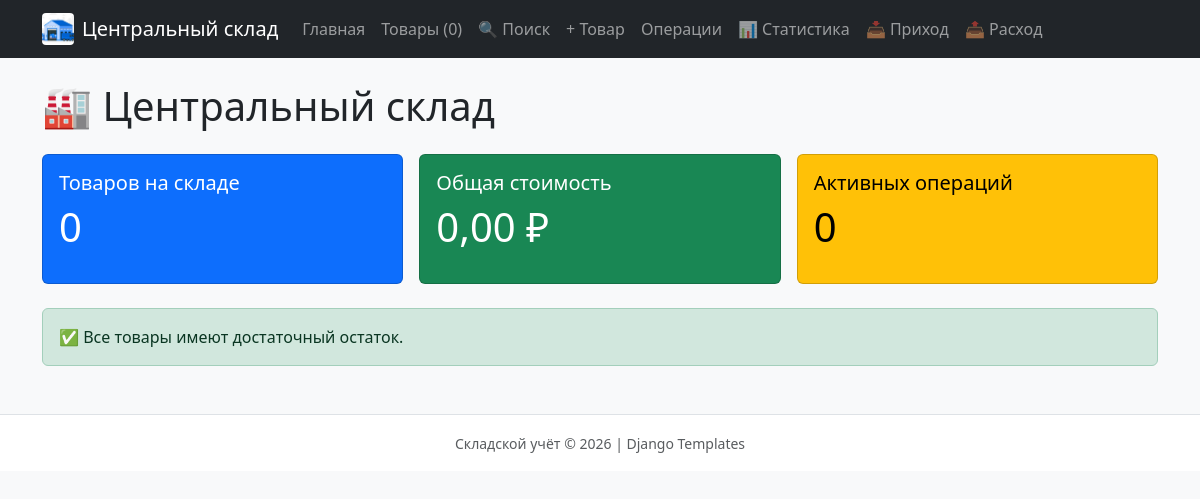
The app's page /, older data.
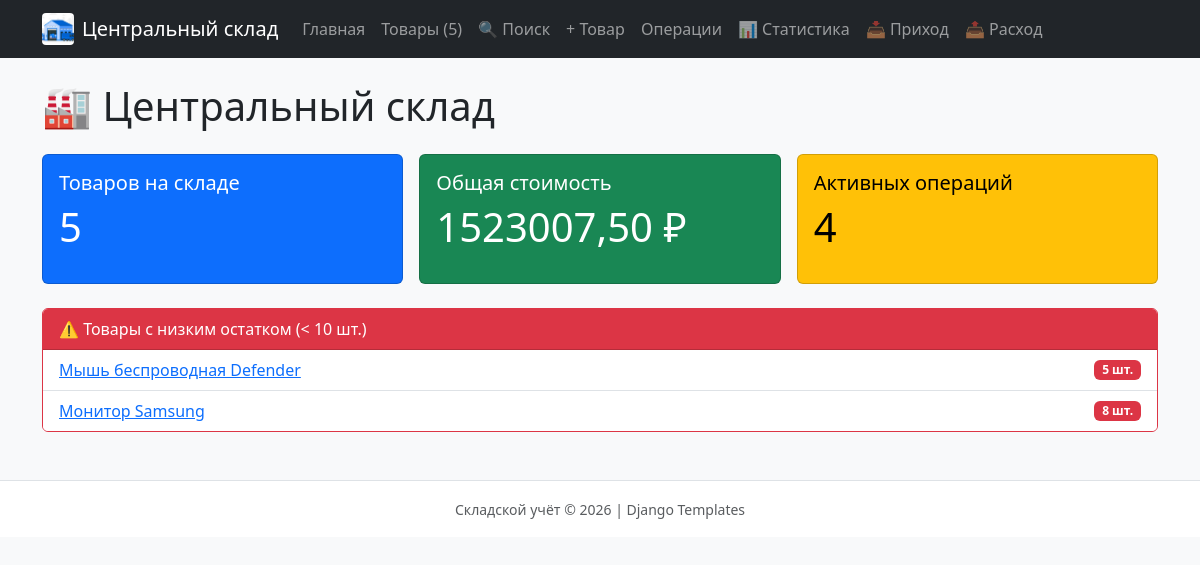
The same page, newer data.
### products/models.py (models this page shows, shortened)
class Product(models.Model):
    name = models.CharField("Название", max_length=200)
    article = models.CharField("Артикул", max_length=50, unique=True)
    category = models.CharField("Категория", max_length=100)
    unit = models.CharField("Единица измерения", max_length=20, default="шт.")
    price = models.DecimalField(
        "Цена за единицу", max_digits=12, decimal_places=2, default=Decimal("0.00")
    )
    stock = models.PositiveIntegerField("Остаток", default=0, help_text="Текущее количество единиц на складе.")
    slug = models.SlugField("URL-идентификатор", max_length=220, blank=True, unique=True)
    total_value = models.GeneratedField(
        expression=F("price") * F("stock"),
        output_field=DecimalField(max_digits=16, decimal_places=2),
        db_persist=True,
        verbose_name="Стоимость остатка",
    )
    objects = ProductQuerySet.as_manager()
    class Meta:
        ordering = ["name"]
        verbose_name = "Товар"
        verbose_name_plural = "Товары"
    def get_absolute_url(self) -> str:
        return reverse("products:product_detail_slug", kwargs={"slug": self.slug})

### homepage/views.py (the view)
# urls.py: path("", views.index, name="index"),
def index(request) -> HttpResponse:
    low_stock = (
        Product.objects.filter(stock__lt=LOW_STOCK_THRESHOLD).order_by("stock", "name")[:10]
    )
    context = {
        "summary": Product.objects.summary(),
        "low_stock_products": low_stock,
        "active_operations_count": Operation.objects.active().count(),
    }
    return render(request, "homepage/index.html", context)

### homepage/context_processors.py (called while the page is built)
def warehouse_context(request):
    return {
        "WAREHOUSE_NAME": "Центральный склад",
        "LOW_STOCK_THRESHOLD": LOW_STOCK_THRESHOLD,
        "products_count": Product.objects.count(),
        "low_stock_count": Product.objects.filter(
            stock__lt=LOW_STOCK_THRESHOLD
        ).count(),
    }

### operations/models.py (called while the page is built)
    def active(self):
        return self.filter(status=OperationStatus.ACTIVE)

### products/models.py (called while the page is built)
    def summary(self) -> dict:
        return self.aggregate(
            total_value=Sum(
                F("price") * F("stock"),
                output_field=DecimalField(max_digits=16, decimal_places=2),
            ),
            total_products=Count("id"),
            total_units=Sum("stock"),
        )

### homepage/templates/homepage/index.html (shortened to what this page needs)
{% extends "base.html" %}
{% block content %}
<h1 class="mb-4">🏭 {{ WAREHOUSE_NAME }}</h1>
<div class="row g-3 mb-4">
    <div class="col-md-4">
        <div class="card text-bg-primary h-100 product-card">
            <div class="card-body">
                <h5 class="card-title">Товаров на складе</h5>
                <p class="display-6">{{ summary.total_products }}</p>
            </div>
        </div>
    </div>
    <div class="col-md-4">
        <div class="card text-bg-success h-100 product-card">
            <div class="card-body">
                <h5 class="card-title">Общая стоимость</h5>
                <p class="display-6">{{ summary.total_value|default:0|floatformat:2 }} ₽</p>
            </div>
        </div>
    </div>
    <div class="col-md-4">
        <div class="card text-bg-warning h-100 product-card">
            <div class="card-body">
                <h5 class="card-title">Активных операций</h5>
                <p class="display-6">{{ active_operations_count }}</p>
            </div>
        </div>
    </div>
</div>
{% if low_stock_products %}
<div class="card border-danger mb-4">
    <div class="card-header bg-danger text-white">
        ⚠️ Товары с низким остатком (&lt; {{ LOW_STOCK_THRESHOLD }} шт.)
    </div>
    <ul class="list-group list-group-flush">
        {% for product in low_stock_products %}
        <li class="list-group-item d-flex justify-content-between align-items-center">
            <a href="{{ product.get_absolute_url }}">{{ product.name }}</a>
            <span class="badge bg-danger">{{ product.stock }} {{ product.unit }}</span>
        </li>
        {% endfor %}
    </ul>
</div>
{% else %}
<div class="alert alert-success">
    ✅ Все товары имеют достаточный остаток.
</div>
{% endif %}
{% endblock %}

Row changes from the older to the newer data that the page shows:
added Product: name "Мышь беспроводная Defender", stock "5", unit "шт."
added Product: name "Монитор Samsung", stock "8", unit "шт."
Text that changed along with them:
{{ products_count }}: "0" → "5"
{{ summary.total_products }}: "0" → "5"
{{ summary.total_value|default:0|floatformat:2 }}: "0,00" → "1523007,50"
{{ active_operations_count }}: "0" → "4"
{{ LOW_STOCK_THRESHOLD }}: (not shown) → "10"
text no longer shown: "✅ Все товары имеют достаточный остаток."
text now shown: "⚠️ Товары с низким остатком (< шт.)"
